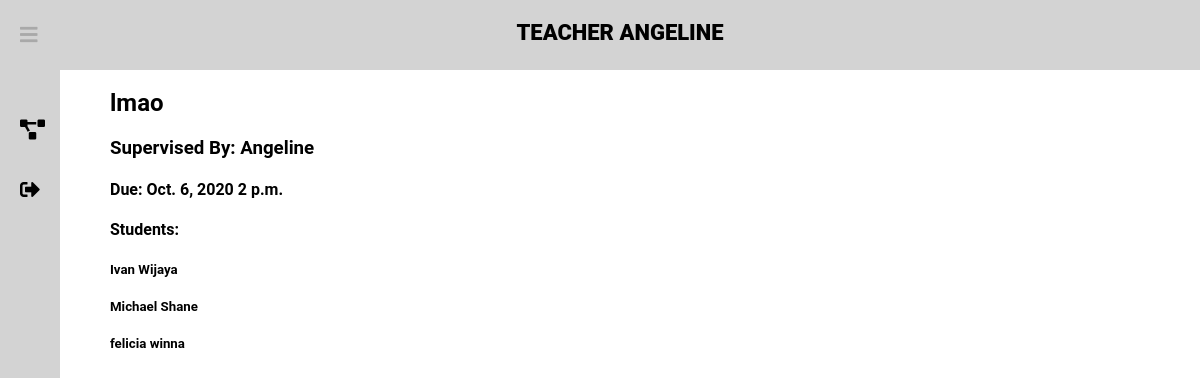
The app's page /dashboard/project-info/lmao/ (signed in) with its own data.
### projects/models.py (models this page shows, shortened)
class Project(models.Model):
    title = models.CharField(max_length=100)
    due_date = models.DateField()
    due_time = models.TimeField()
    supervisor = models.ForeignKey(User, default=None, on_delete=models.SET_DEFAULT)
    class Meta:
        constraints = [models.UniqueConstraint(fields=['title', 'supervisor'], name="unique title")]
        verbose_name = "Project"

### projects/views.py (the view)
# urls.py: path('dashboard/project-info/<str:project>/', project_views.project_info, name='project-info'),
@login_required(login_url="/signin")
def project_info(response,project):
    students = []
    project = Project.objects.filter(title=project)[0]
    projectStudents = ProjectStudents.objects.filter(project=project)
    if (len(projectStudents)>0):
        for i in projectStudents:
            students.append(i.student.first_name+" "+i.student.last_name)
    arg = {"FirstName": response.user.first_name.capitalize,
           "FullName": response.user.get_full_name,
           "Project" : project,
           "Students": students
          }
    return render(response, "ProjectInfo.html", arg)

### projects/templates/ProjectInfo.html (shortened to what this page needs)
<!DOCTYPE html>
<html lang="en">
{% extends 'newbase.html' %}
{% block content %}
<body>
{% block header %} Teacher {{ FirstName }} {% endblock %}
<div class="container">
    <div class="Project">
        <h2><a>{{ Project.title }}</a></h2>
        <h3>Supervised By: {{ FirstName }}</h3>
        <h4>Due: {{ Project.due_date }} {{ Project.due_time }}</h4>
        <h4>Students:</h4>
        {% for student in Students %}
            <h5>{{student}}</h5>
        {% endfor %}
    </div>
</div>
</body>
{% endblock %}

### main/templates/newbase.html (style rules this page uses)
body { margin: 0; padding: 0; font-family: Roboto, sans-serif; }

### projects/templates/ProjectInfo.html (style rules this page uses)
.container { margin-top: 70px; margin-left: 300px; }

### records on screen
Project: title "lmao", due_date "Oct. 6, 2020", due_time "2 p.m."

### other values on screen
{{ FirstName }} "ANGELINE"
{{ FirstName }} "Angeline"
{{ student }} "Ivan Wijaya" "Michael Shane" "felicia winna"
